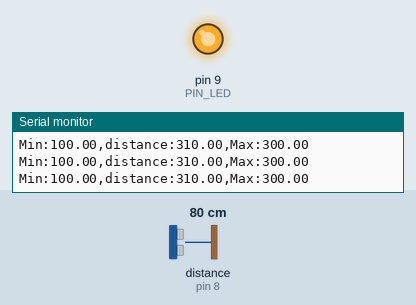
Recording of a sketch running on a simulated Arduino Uno, built with avr-gcc and run on an emulated ATmega328P. Shown: output pins drawn as LEDs (lit = HIGH), the last lines printed to the serial monitor. Wiring (inferred from the names in the program): ultrasonic range finder: trigger pin 12; echo pin 8. The inputs (shaded band) are chosen by the test bench; at power-on: distance to the obstacle (sensor on pin 8) 80 cm. The echo pulse lasts 58.3 µs per cm; pins used as bus, display or sensor lines are not drawn.

Above: at 1.2 s.
1.3 s: distance to the obstacle (sensor on pin 8) set to 18 cm
At 1.6 s:
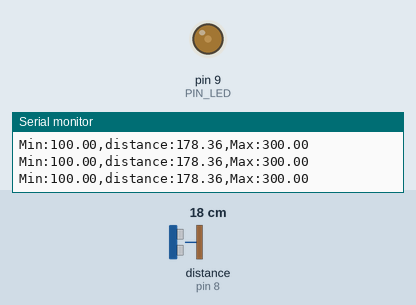
2.8 s: distance to the obstacle (sensor on pin 8) set to 2 cm
At 3.9 s:
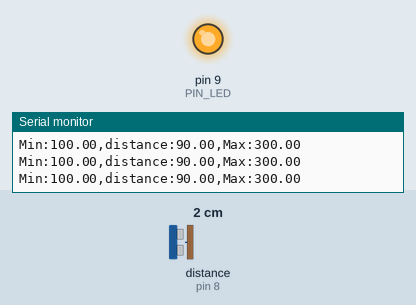
Timing chart, 0 to 5.8 s (numbered marks = the images above; inputs shaded):
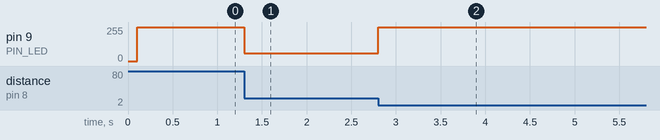

Measured:
- after the input at 1.3 s, pin 9 (PIN_LED): 255/255 → 57/255 at once
- after the input at 2.8 s, pin 9 (PIN_LED): 57/255 → 255/255 at once

The sketch:

08_example_2.ino
```cpp
// Arduino pin assignment
#define PIN_LED  9
#define PIN_TRIG 12
#define PIN_ECHO 8

// configurable parameters
#define SND_VEL 346.0
#define INTERVAL 100
#define PULSE_DURATION 10
#define _DIST_MIN 100.0
#define _DIST_MAX 300.0
#define TIMEOUT ((INTERVAL / 2) * 1000.0)
#define SCALE (0.001 * 0.5 * SND_VEL)

unsigned long last_sampling_time;
void setup() {
  // initialize GPIO pins
  pinMode(PIN_LED, OUTPUT);
  pinMode(PIN_TRIG, OUTPUT);
  pinMode(PIN_ECHO, INPUT);
  digitalWrite(PIN_TRIG, LOW);

  // initialize serial port
  Serial.begin(57600);
}

void loop() {
  float distance;

  // wait until next sampling time.
  if (millis() < (last_sampling_time + INTERVAL))
    return;

  distance = USS_measure(PIN_TRIG, PIN_ECHO);

  if ((distance == 0.0) || (distance > _DIST_MAX)) {
      distance = _DIST_MAX + 10.0;
      analogWrite(PIN_LED, 255);
  } else if (distance < _DIST_MIN) {
      distance = _DIST_MIN - 10.0;
      analogWrite(PIN_LED, 255);
  } else {    // In desired Range
      int brightness = calculateBrightness(distance);
      analogWrite(PIN_LED, brightness);
  }

  // output the distance to the serial port
  Serial.print("Min:");        Serial.print(_DIST_MIN);
  Serial.print(",distance:");  Serial.print(distance);
  Serial.print(",Max:");       Serial.print(_DIST_MAX);
  Serial.println("");


  // update last sampling time
  last_sampling_time += INTERVAL;
}

// calculate LED brightness based on distance (100mm ~ 300mm)
int calculateBrightness(float distance) {
  if (distance <= 100) {

    return 255;
  } else if (distance <= 200) {

    return map(distance, 100, 200, 255, 0);
  } else if (distance <= 300) {

    return map(distance, 200, 300, 0, 255);
  } else {
    return 255;
  }
}


float USS_measure(int TRIG, int ECHO)
{
  digitalWrite(TRIG, HIGH);
  delayMicroseconds(PULSE_DURATION);
  digitalWrite(TRIG, LOW);

  return pulseIn(ECHO, HIGH, TIMEOUT) * SCALE; // unit: mm
}
```
